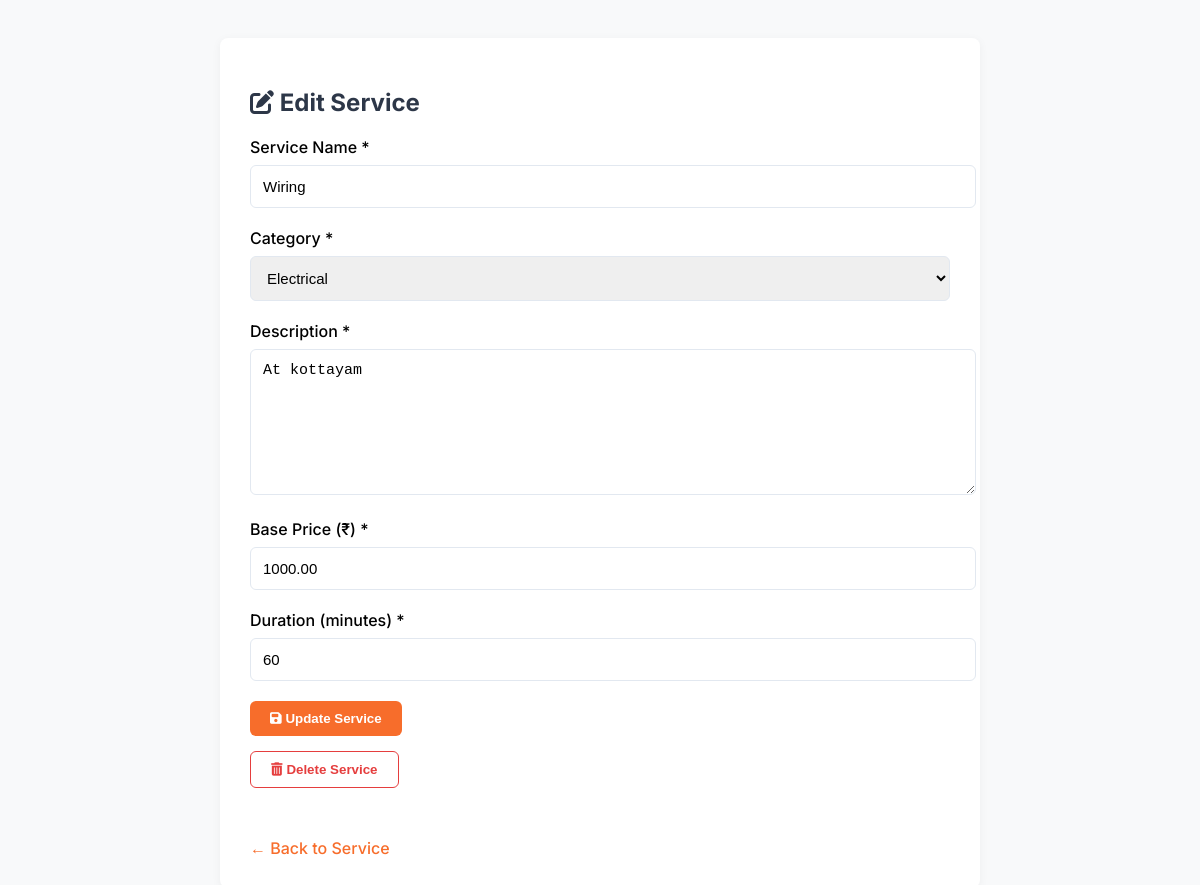
/localservice-main/edit_services.php?id=2 (signed in), run on the app's committed database.
### tables this page shows
CREATE TABLE `services` (
  `id` int(11) NOT NULL,
  `name` varchar(100) NOT NULL,
  `category_id` int(11) NOT NULL,
  `description` text NOT NULL,
  `base_price` decimal(10,2) NOT NULL,
  `duration_minutes` int(11) NOT NULL,
  `image` varchar(255) DEFAULT NULL,
  `created_at` timestamp NOT NULL DEFAULT current_timestamp()
);

CREATE TABLE `service_categories` (
  `id` int(11) NOT NULL,
  `name` varchar(50) NOT NULL,
  `description` text DEFAULT NULL,
  `icon` varchar(50) DEFAULT NULL
);

### localservice-main/edit_services.php (the view, shortened to what this page needs)
<?php
include 'db.php';
$service_id = intval($_GET['id']);
$stmt = $conn->prepare("
    SELECT s.*, sc.name AS category_name
    FROM services s
    LEFT JOIN service_categories sc ON s.category_id = sc.id
    WHERE s.id = ?
");
$stmt->bind_param("i", $service_id);
$stmt->execute();
$result = $stmt->get_result();
$service = $result->fetch_assoc();
$categories = [];
$cat_query = $conn->query("SELECT * FROM service_categories ORDER BY name");
if ($cat_query) {
    $categories = $cat_query->fetch_all(MYSQLI_ASSOC);
}
?>
<!DOCTYPE html>
<html lang="en">
<head>
    <link rel="stylesheet" href="https://cdnjs.cloudflare.com/ajax/libs/font-awesome/6.4.0/css/all.min.css">
</head>
<body>
    <div class="container">
        <h2><i class="fas fa-edit"></i> Edit Service</h2>
        <form method="POST">
            <div class="form-group">
                <label>Service Name *</label>
                <input type="text" name="name" required value="<?= htmlspecialchars($service['name']) ?>">
            </div>
            <div class="form-group">
                <label>Category *</label>
                <select name="category_id" required>
                    <?php foreach ($categories as $cat): ?>
                        <option value="<?= $cat['id'] ?>" <?= ($service['category_id'] == $cat['id']) ? 'selected' : '' ?>>
                            <?= htmlspecialchars($cat['name']) ?>
                        </option>
                    <?php endforeach; ?>
                </select>
            </div>
            <div class="form-group">
                <label>Description *</label>
                <textarea name="description" required><?= htmlspecialchars($service['description']) ?></textarea>
            </div>
            <div class="form-group">
                <label>Base Price (₹) *</label>
                <input type="number" step="0.01" min="1" name="price" required value="<?= htmlspecialchars($service['base_price']) ?>">
            </div>
            <div class="form-group">
                <label>Duration (minutes) *</label>
                <input type="number" min="1" name="duration" required value="<?= htmlspecialchars($service['duration_minutes']) ?>">
            </div>
            <button type="submit" class="btn btn-primary"><i class="fas fa-save"></i> Update Service</button>
        </form>
        <form method="POST" onsubmit="return confirm('Are you sure you want to delete this service?');">
            <button type="submit" class="btn btn-outline"><i class="fas fa-trash-alt"></i> Delete Service</button>
        </form>
<br>
 <a href="service_detail.php?id=<?= $service_id ?>" class="back-link">← Back to Service</a>
    </div>
</body>
</html>

### localservice-main/edit_services.php (style rules this page uses)
:root { --primary: #f76d2b; --success: #38a169; --error: #e53e3e; --border: #e2e8f0; }
body { font-family: 'Inter', sans-serif; background: #f8f9fa; padding: 30px; }
.container { max-width: 700px; background: white; padding: 30px; margin: auto; border-radius: 8px; box-shadow: 0 2px 10px rgba(0,0,0,0.05); }
h2 { margin-bottom: 20px; color: #2d3748; }
.form-group { margin-bottom: 20px; }
label { font-weight: 500; display: block; margin-bottom: 8px; }
input[type="text"], input[type="number"], textarea, select { width: 100%; padding: 12px; border: 1px solid var(--border); border-radius: 6px; font-size: 15px; }
textarea { resize: vertical; min-height: 120px; }
.btn { padding: 10px 20px; border-radius: 6px; font-weight: 600; cursor: pointer; border: none; }
.btn-primary { background: var(--primary); color: white; }
.btn-outline { background: white; color: var(--error); border: 1px solid var(--error); margin-top: 15px; }
.back-link { display: inline-block; margin-top: 30px; color: var(--primary); text-decoration: none; font-weight: 500; }

### data on the page
services: name "Wiring", category_id "Electrical", description "At kottayam", price "1000.00", duration "60"
